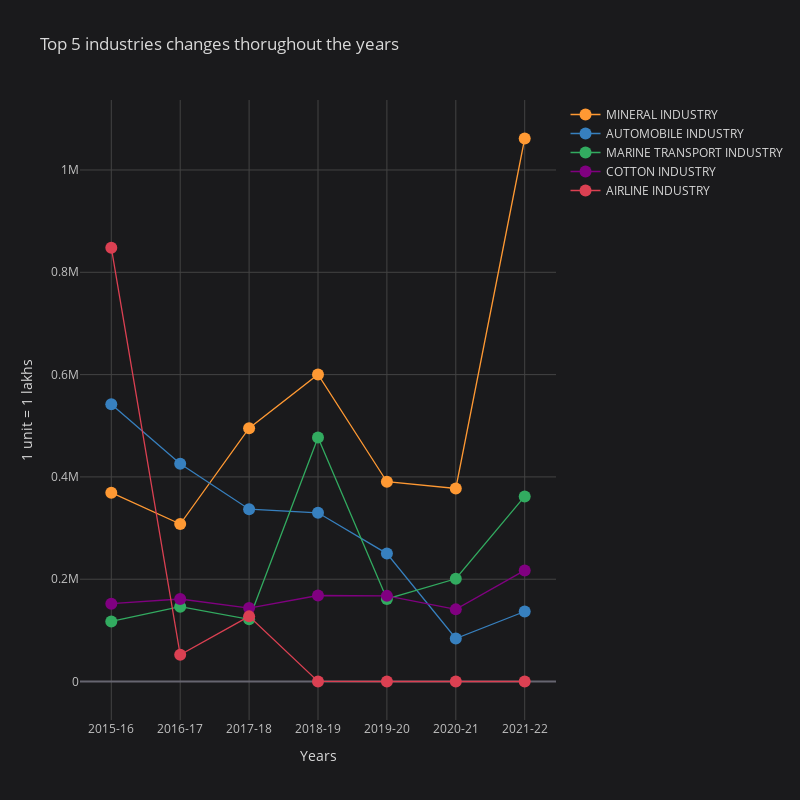

This figure's notebook cell:
### Code cell
top5_t.iplot(kind = 'scatter',x = 'Years',mode = 'lines+markers',
             y = ['MINERAL INDUSTRY','AUTOMOBILE INDUSTRY','MARINE TRANSPORT INDUSTRY',
                  'COTTON INDUSTRY','AIRLINE INDUSTRY'],theme = 'space',
            dimensions = (800,800),title = 'Top 5 industries changes thorughout the years',
            yTitle = '1 unit = 1 lakhs', xTitle = 'Years')

### Figure 1 — Plotly figure (JSON) as saved in the notebook; plotly's stock layout.template omitted (floating-point values rounded to 4 significant figures)
{"data": [{"line": {"color": "rgba(255, 153, 51, 1.0)", "dash": "solid", "shape": "linear", "width": 1.3}, "marker": {"size": 12, "symbol": "circle"}, "mode": "lines+markers", "name": "MINERAL INDUSTRY", "text": "", "type": "scatter", "x": ["2015-16", "2016-17", "2017-18", "2018-19", "2019-20", "2020-21", "2021-22"], "y": [369100.0, 307800.0, 495200.0, 600200.0, 390600.0, 377300.0, 1062000.0]}, {"line": {"color": "rgba(55, 128, 191, 1.0)", "dash": "solid", "shape": "linear", "width": 1.3}, "marker": {"size": 12, "symbol": "circle"}, "mode": "lines+markers", "name": "AUTOMOBILE INDUSTRY", "text": "", "type": "scatter", "x": ["2015-16", "2016-17", "2017-18", "2018-19", "2019-20", "2020-21", "2021-22"], "y": [542100.0, 425900.0, 336900.0, 329800.0, 250100.0, 84120.0, 136900.0]}, {"line": {"color": "rgba(50, 171, 96, 1.0)", "dash": "solid", "shape": "linear", "width": 1.3}, "marker": {"size": 12, "symbol": "circle"}, "mode": "lines+markers", "name": "MARINE TRANSPORT INDUSTRY", "text": "", "type": "scatter", "x": ["2015-16", "2016-17", "2017-18", "2018-19", "2019-20", "2020-21", "2021-22"], "y": [117500.0, 146300.0, 121600.0, 477100.0, 161400.0, 200800.0, 361800.0]}, {"line": {"color": "rgba(128, 0, 128, 1.0)", "dash": "solid", "shape": "linear", "width": 1.3}, "marker": {"size": 12, "symbol": "circle"}, "mode": "lines+markers", "name": "COTTON INDUSTRY", "text": "", "type": "scatter", "x": ["2015-16", "2016-17", "2017-18", "2018-19", "2019-20", "2020-21", "2021-22"], "y": [152100.0, 161300.0, 143500.0, 168100.0, 167400.0, 141000.0, 217200.0]}, {"line": {"color": "rgba(219, 64, 82, 1.0)", "dash": "solid", "shape": "linear", "width": 1.3}, "marker": {"size": 12, "symbol": "circle"}, "mode": "lines+markers", "name": "AIRLINE INDUSTRY", "text": "", "type": "scatter", "x": ["2015-16", "2016-17", "2017-18", "2018-19", "2019-20", "2020-21", "2021-22"], "y": [848100.0, 52160.0, 127400.0, 102.8, 48.08, 31.88, 48.84]}], "layout": {"height": 800, "legend": {"bgcolor": "#1A1A1C", "font": {"color": "#D9D9D9"}}, "paper_bgcolor": "#1A1A1C", "plot_bgcolor": "#1A1A1C", "title": {"font": {"color": "#D9D9D9"}, "text": "Top 5 industries changes thorughout the years"}, "width": 800, "xaxis": {"gridcolor": "#434343", "showgrid": true, "tickfont": {"color": "#C2C2C2"}, "title": {"font": {"color": "#D9D9D9"}, "text": "Years"}, "zerolinecolor": "#666570"}, "yaxis": {"gridcolor": "#434343", "showgrid": true, "tickfont": {"color": "#C2C2C2"}, "title": {"font": {"color": "#D9D9D9"}, "text": "1 unit = 1 lakhs"}, "zerolinecolor": "#666570"}}}
